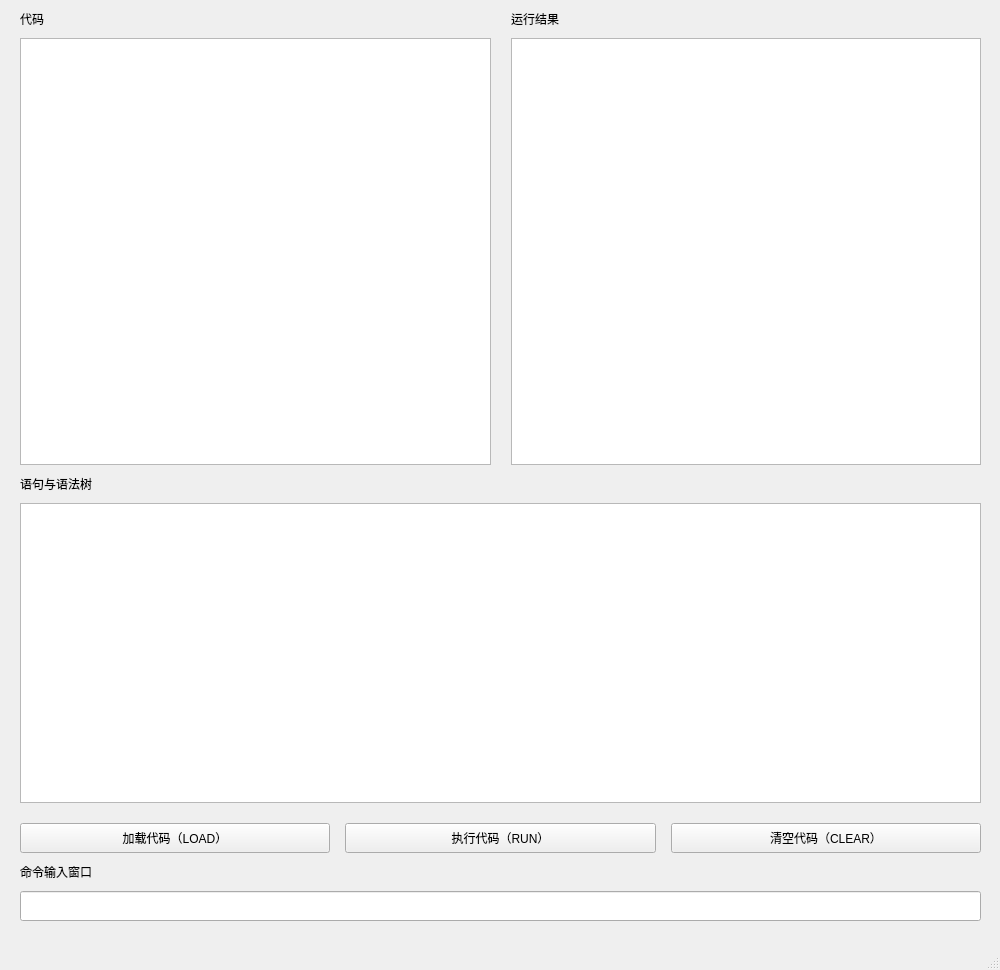
<?xml version="1.0" encoding="UTF-8"?>
<ui version="4.0">
 <class>MainWindow</class>
 <widget class="QMainWindow" name="MainWindow">
  <property name="geometry">
   <rect>
    <x>0</x>
    <y>0</y>
    <width>1000</width>
    <height>970</height>
   </rect>
  </property>
  <property name="windowTitle">
   <string>Minimal Basic Interpreter</string>
  </property>
  <widget class="QWidget" name="centralwidget">
   <widget class="QWidget" name="verticalLayoutWidget">
    <property name="geometry">
     <rect>
      <x>10</x>
      <y>10</y>
      <width>981</width>
      <height>911</height>
     </rect>
    </property>
    <layout class="QVBoxLayout" name="MainLayout">
     <property name="spacing">
      <number>10</number>
     </property>
     <property name="leftMargin">
      <number>10</number>
     </property>
     <property name="rightMargin">
      <number>10</number>
     </property>
     <item>
      <layout class="QGridLayout" name="CodeOutputLabel">
       <property name="leftMargin">
        <number>0</number>
       </property>
       <property name="topMargin">
        <number>0</number>
       </property>
       <property name="rightMargin">
        <number>0</number>
       </property>
       <property name="horizontalSpacing">
        <number>20</number>
       </property>
       <property name="verticalSpacing">
        <number>10</number>
       </property>
       <item row="0" column="0">
        <widget class="QLabel" name="CodeLabel">
         <property name="font">
          <font>
           <family>Microsoft YaHei UI</family>
          </font>
         </property>
         <property name="text">
          <string>代码</string>
         </property>
        </widget>
       </item>
       <item row="1" column="0">
        <widget class="QTextBrowser" name="CodeDisplay">
         <property name="readOnly">
          <bool>true</bool>
         </property>
        </widget>
       </item>
       <item row="0" column="1">
        <widget class="QLabel" name="OutputLabel">
         <property name="font">
          <font>
           <family>Microsoft YaHei UI</family>
          </font>
         </property>
         <property name="text">
          <string>运行结果</string>
         </property>
        </widget>
       </item>
       <item row="1" column="1">
        <widget class="QTextBrowser" name="OutputDisplay"/>
       </item>
      </layout>
     </item>
     <item>
      <widget class="QLabel" name="ASTLabel">
       <property name="font">
        <font>
         <family>Microsoft YaHei</family>
        </font>
       </property>
       <property name="text">
        <string>语句与语法树</string>
       </property>
      </widget>
     </item>
     <item>
      <widget class="QTextBrowser" name="ASTDisplay">
       <property name="minimumSize">
        <size>
         <width>0</width>
         <height>300</height>
        </size>
       </property>
       <property name="maximumSize">
        <size>
         <width>16777215</width>
         <height>300</height>
        </size>
       </property>
      </widget>
     </item>
     <item>
      <layout class="QHBoxLayout" name="ButtonLayout">
       <property name="spacing">
        <number>15</number>
       </property>
       <property name="leftMargin">
        <number>0</number>
       </property>
       <property name="topMargin">
        <number>10</number>
       </property>
       <property name="rightMargin">
        <number>0</number>
       </property>
       <item>
        <widget class="QPushButton" name="LoadButton">
         <property name="minimumSize">
          <size>
           <width>0</width>
           <height>30</height>
          </size>
         </property>
         <property name="maximumSize">
          <size>
           <width>16777215</width>
           <height>30</height>
          </size>
         </property>
         <property name="text">
          <string>加载代码（LOAD）</string>
         </property>
        </widget>
       </item>
       <item>
        <widget class="QPushButton" name="RunButton">
         <property name="enabled">
          <bool>true</bool>
         </property>
         <property name="minimumSize">
          <size>
           <width>0</width>
           <height>30</height>
          </size>
         </property>
         <property name="maximumSize">
          <size>
           <width>16777215</width>
           <height>30</height>
          </size>
         </property>
         <property name="text">
          <string>执行代码（RUN）</string>
         </property>
        </widget>
       </item>
       <item>
        <widget class="QPushButton" name="ClearButton">
         <property name="minimumSize">
          <size>
           <width>0</width>
           <height>30</height>
          </size>
         </property>
         <property name="maximumSize">
          <size>
           <width>16777215</width>
           <height>30</height>
          </size>
         </property>
         <property name="text">
          <string>清空代码（CLEAR）</string>
         </property>
        </widget>
       </item>
      </layout>
     </item>
     <item>
      <widget class="QLabel" name="CommandLabel">
       <property name="font">
        <font>
         <family>Microsoft YaHei</family>
        </font>
       </property>
       <property name="text">
        <string>命令输入窗口</string>
       </property>
      </widget>
     </item>
     <item>
      <widget class="QLineEdit" name="CommandInput">
       <property name="minimumSize">
        <size>
         <width>0</width>
         <height>30</height>
        </size>
       </property>
       <property name="maximumSize">
        <size>
         <width>16777215</width>
         <height>30</height>
        </size>
       </property>
      </widget>
     </item>
    </layout>
   </widget>
  </widget>
  <widget class="QMenuBar" name="menubar">
   <property name="geometry">
    <rect>
     <x>0</x>
     <y>0</y>
     <width>1000</width>
     <height>21</height>
    </rect>
   </property>
  </widget>
  <widget class="QStatusBar" name="statusbar"/>
 </widget>
 <resources/>
 <connections/>
</ui>
